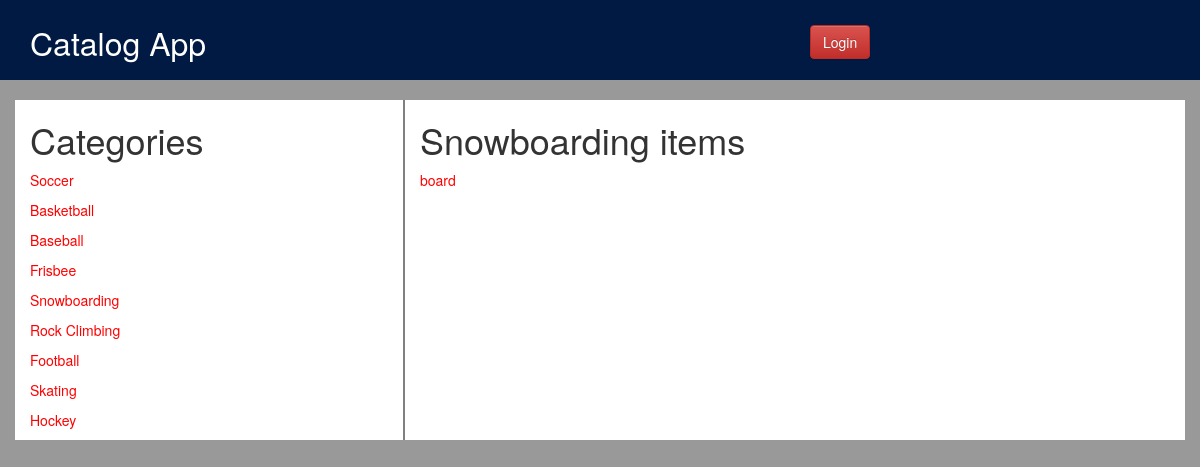
/catalog/5/items, run on the app's committed database.
### database_setup.py (models this page shows, shortened)
class Category(Base):
    __tablename__ = 'category'
    id = Column(Integer, primary_key=True)
    name = Column(String(250), nullable=False)

class Item(Base):
    __tablename__ = 'item'
    id = Column(Integer, primary_key=True)
    name = Column(String(250), nullable=False)
    description = Column(Text, nullable=True)
    category_id = Column(Integer, ForeignKey('category.id'))
    category = relationship(Category)
    user_id = Column(Integer, ForeignKey('user.id'))
    user = relationship(User)
    created_date = Column(DateTime, default=datetime.datetime.now)

### application.py (the view)
@app.route('/catalog/<int:category_id>/items')
def showItems(category_id):
    categories = session.query(Category).all()
    category = session.query(Category).filter_by(id=category_id).one()
    items = session.query(Item).filter_by(category_id=category.id).all()
    return render_template('publicitems.html', category=category, categories=categories, items=items)

### templates/publicitems.html (shortened to what this page needs)
{% extends "main.html" %}
{% block content %}
<div class="container items">
    <div class="row">
        <div class="col-xs-4 cat_list">
            <h1>Categories</h1>
            {% for category in categories %}
                <p><a href="{{ url_for('showItems', category_id=category.id) }}">{{ category.name }}</a></p>
            {% endfor %}
        </div>
        <div class="col-xs-8">
            <h1>{{ category.name }} items</h1>
            {% for item in items %}
                <p><a href="{{ url_for('showItem', category_name=category.name, item_id=item.id) }}">{{ item.name }}</a></p>
            {% endfor %}
        </div>
    </div>
</div>
{% endblock %}

### static/css/style.css (style rules this page uses)
body { background-color: #999999; }
.items { background-color: #ffffff; }
a { color: red; }
.cat_list { border-right: 2px solid; border-color: grey; }

### data on the page
Category: name "Soccer"
Category: name "Basketball"
Category: name "Baseball"
Category: name "Frisbee"
Category: name "Snowboarding"
Category: name "Rock Climbing"
Category: name "Football"
Category: name "Skating"
Category: name "Hockey"
Item: name "board"
